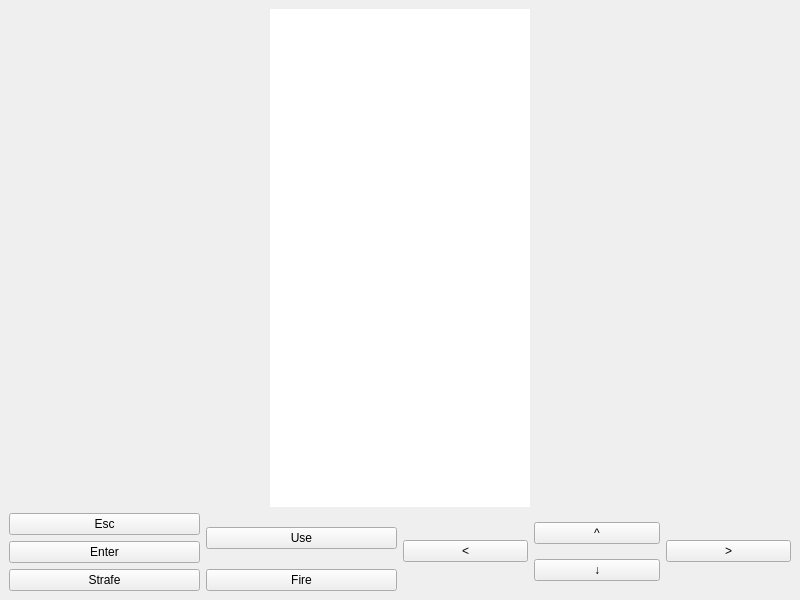
<?xml version="1.0" encoding="UTF-8"?>
<ui version="4.0">
 <class>MainWindow</class>
 <widget class="QMainWindow" name="MainWindow">
  <property name="geometry">
   <rect>
    <x>0</x>
    <y>0</y>
    <width>800</width>
    <height>600</height>
   </rect>
  </property>
  <property name="windowTitle">
   <string>MainWindow</string>
  </property>
  <widget class="QWidget" name="centralwidget">
   <layout class="QVBoxLayout" name="verticalLayout">
    <item>
     <layout class="QGridLayout" name="gridLayout">
      <item row="0" column="2">
       <spacer name="horizontalSpacer_2">
        <property name="orientation">
         <enum>Qt::Horizontal</enum>
        </property>
        <property name="sizeHint" stdset="0">
         <size>
          <width>40</width>
          <height>20</height>
         </size>
        </property>
       </spacer>
      </item>
      <item row="0" column="0">
       <spacer name="horizontalSpacer">
        <property name="orientation">
         <enum>Qt::Horizontal</enum>
        </property>
        <property name="sizeHint" stdset="0">
         <size>
          <width>40</width>
          <height>20</height>
         </size>
        </property>
       </spacer>
      </item>
      <item row="0" column="1">
       <widget class="QGraphicsView" name="graphicsView">
        <property name="frameShape">
         <enum>QFrame::NoFrame</enum>
        </property>
        <property name="frameShadow">
         <enum>QFrame::Plain</enum>
        </property>
        <property name="lineWidth">
         <number>0</number>
        </property>
        <property name="verticalScrollBarPolicy">
         <enum>Qt::ScrollBarAlwaysOff</enum>
        </property>
        <property name="horizontalScrollBarPolicy">
         <enum>Qt::ScrollBarAlwaysOff</enum>
        </property>
        <property name="interactive">
         <bool>false</bool>
        </property>
       </widget>
      </item>
     </layout>
    </item>
    <item>
     <layout class="QHBoxLayout" name="horizontalLayout">
      <item>
       <layout class="QGridLayout" name="gridLayout_3">
        <item row="2" column="1">
         <widget class="QPushButton" name="fireButton">
          <property name="text">
           <string>Fire</string>
          </property>
         </widget>
        </item>
        <item row="2" column="0">
         <widget class="QPushButton" name="strafeButton">
          <property name="text">
           <string>Strafe</string>
          </property>
         </widget>
        </item>
        <item row="1" column="0">
         <widget class="QPushButton" name="Enter">
          <property name="text">
           <string>Enter</string>
          </property>
         </widget>
        </item>
        <item row="0" column="0">
         <widget class="QPushButton" name="escButton">
          <property name="text">
           <string>Esc</string>
          </property>
         </widget>
        </item>
        <item row="0" column="1" rowspan="2">
         <widget class="QPushButton" name="useButton">
          <property name="text">
           <string>Use</string>
          </property>
         </widget>
        </item>
       </layout>
      </item>
      <item>
       <layout class="QGridLayout" name="gridLayout_2">
        <item row="1" column="1">
         <widget class="QPushButton" name="downButton">
          <property name="text">
           <string>↓</string>
          </property>
         </widget>
        </item>
        <item row="0" column="0" rowspan="2">
         <widget class="QPushButton" name="leftButton">
          <property name="text">
           <string>&lt;</string>
          </property>
         </widget>
        </item>
        <item row="0" column="1">
         <widget class="QPushButton" name="upButton">
          <property name="text">
           <string>^</string>
          </property>
         </widget>
        </item>
        <item row="0" column="2" rowspan="2">
         <widget class="QPushButton" name="rightButton">
          <property name="text">
           <string>&gt;</string>
          </property>
         </widget>
        </item>
       </layout>
      </item>
     </layout>
    </item>
   </layout>
  </widget>
 </widget>
 <resources/>
 <connections/>
</ui>
